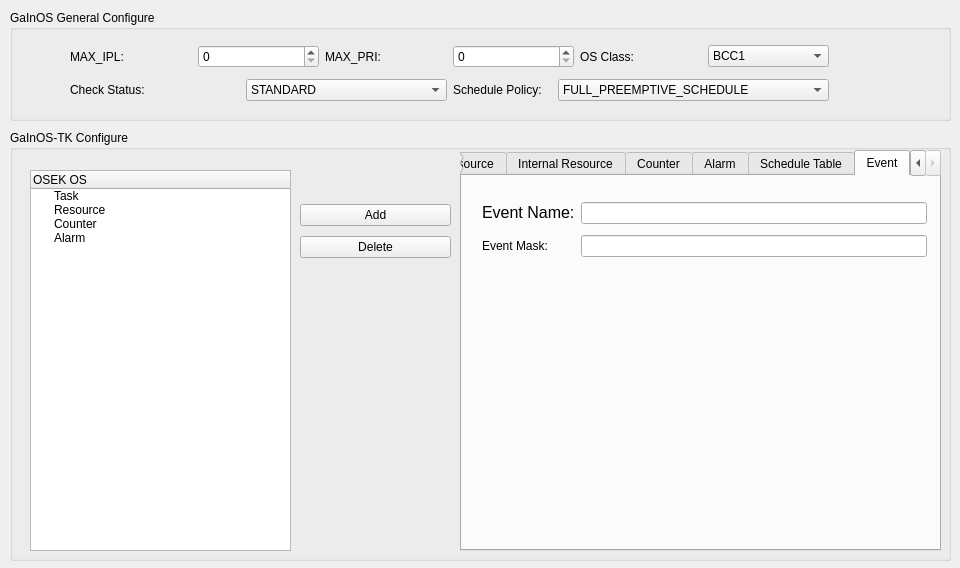
<?xml version="1.0" encoding="UTF-8"?>
<ui version="4.0">
 <class>cd_gainos_tk_os</class>
 <widget class="QDialog" name="cd_gainos_tk_os">
  <property name="geometry">
   <rect>
    <x>0</x>
    <y>0</y>
    <width>960</width>
    <height>568</height>
   </rect>
  </property>
  <property name="windowTitle">
   <string>Dialog</string>
  </property>
  <property name="styleSheet">
   <string notr="true">font: 12pt &quot;Consolas&quot;;</string>
  </property>
  <widget class="QGroupBox" name="groupBox">
   <property name="geometry">
    <rect>
     <x>10</x>
     <y>10</y>
     <width>941</width>
     <height>111</height>
    </rect>
   </property>
   <property name="styleSheet">
    <string notr="true">font: 12pt &quot;Consolas&quot;;</string>
   </property>
   <property name="title">
    <string>GaInOS General Configure</string>
   </property>
   <widget class="QWidget" name="layoutWidget">
    <property name="geometry">
     <rect>
      <x>60</x>
      <y>30</y>
      <width>759</width>
      <height>66</height>
     </rect>
    </property>
    <layout class="QVBoxLayout" name="verticalLayout_2">
     <item>
      <layout class="QHBoxLayout" name="horizontalLayout_4">
       <item>
        <layout class="QHBoxLayout" name="horizontalLayout">
         <item>
          <widget class="QLabel" name="label">
           <property name="text">
            <string>MAX_IPL:</string>
           </property>
          </widget>
         </item>
         <item>
          <widget class="QSpinBox" name="spbxMaxIpl">
           <property name="minimumSize">
            <size>
             <width>91</width>
             <height>0</height>
            </size>
           </property>
           <property name="toolTip">
            <string/>
           </property>
          </widget>
         </item>
        </layout>
       </item>
       <item>
        <layout class="QHBoxLayout" name="horizontalLayout_2">
         <item>
          <widget class="QLabel" name="label_2">
           <property name="text">
            <string>MAX_PRI:</string>
           </property>
          </widget>
         </item>
         <item>
          <widget class="QSpinBox" name="spbxMaxPrio">
           <property name="minimumSize">
            <size>
             <width>91</width>
             <height>0</height>
            </size>
           </property>
           <property name="toolTip">
            <string>&lt;!DOCTYPE HTML PUBLIC &quot;-//W3C//DTD HTML 4.0//EN&quot; &quot;http://www.w3.org/TR/REC-html40/strict.dtd&quot;&gt;
&lt;html&gt;&lt;head&gt;&lt;meta name=&quot;qrichtext&quot; content=&quot;1&quot; /&gt;&lt;style type=&quot;text/css&quot;&gt;
p, li { white-space: pre-wrap; }
&lt;/style&gt;&lt;/head&gt;&lt;body style=&quot; font-family:'Consolas'; font-size:12pt; font-weight:400; font-style:normal;&quot;&gt;
&lt;table border=&quot;0&quot; style=&quot;-qt-table-type: root; margin-top:4px; margin-bottom:4px; margin-left:4px; margin-right:4px;&quot;&gt;
&lt;tr&gt;
&lt;td style=&quot;border: none;&quot;&gt;
&lt;p style=&quot;-qt-paragraph-type:empty; margin-top:0px; margin-bottom:0px; margin-left:0px; margin-right:0px; -qt-block-indent:0; text-indent:0px; font-family:'Monospace';&quot;&gt;&lt;/p&gt;&lt;/td&gt;&lt;/tr&gt;&lt;/table&gt;&lt;/body&gt;&lt;/html&gt;</string>
           </property>
          </widget>
         </item>
        </layout>
       </item>
       <item>
        <layout class="QHBoxLayout" name="horizontalLayout_3">
         <item>
          <widget class="QLabel" name="label_3">
           <property name="text">
            <string>OS Class:</string>
           </property>
          </widget>
         </item>
         <item>
          <widget class="QComboBox" name="cmbxOSConfCls">
           <property name="minimumSize">
            <size>
             <width>71</width>
             <height>0</height>
            </size>
           </property>
           <property name="toolTip">
            <string/>
           </property>
           <item>
            <property name="text">
             <string>BCC1</string>
            </property>
           </item>
           <item>
            <property name="text">
             <string>BCC2</string>
            </property>
           </item>
           <item>
            <property name="text">
             <string>ECC1</string>
            </property>
           </item>
           <item>
            <property name="text">
             <string>ECC2</string>
            </property>
           </item>
          </widget>
         </item>
        </layout>
       </item>
      </layout>
     </item>
     <item>
      <layout class="QHBoxLayout" name="horizontalLayout_8">
       <item>
        <layout class="QHBoxLayout" name="horizontalLayout_5">
         <item>
          <widget class="QLabel" name="label_4">
           <property name="text">
            <string>Check Status:</string>
           </property>
          </widget>
         </item>
         <item>
          <widget class="QComboBox" name="cmbxStatus">
           <property name="minimumSize">
            <size>
             <width>201</width>
             <height>0</height>
            </size>
           </property>
           <property name="maximumSize">
            <size>
             <width>210</width>
             <height>16777215</height>
            </size>
           </property>
           <property name="toolTip">
            <string/>
           </property>
           <item>
            <property name="text">
             <string>STANDARD</string>
            </property>
           </item>
           <item>
            <property name="text">
             <string>EXTEND</string>
            </property>
           </item>
          </widget>
         </item>
        </layout>
       </item>
       <item>
        <layout class="QHBoxLayout" name="horizontalLayout_7">
         <item>
          <widget class="QLabel" name="label_9">
           <property name="text">
            <string>Schedule Policy:</string>
           </property>
          </widget>
         </item>
         <item>
          <widget class="QComboBox" name="cmbxSchedPolicy">
           <property name="minimumSize">
            <size>
             <width>271</width>
             <height>0</height>
            </size>
           </property>
           <property name="toolTip">
            <string/>
           </property>
           <item>
            <property name="text">
             <string>FULL_PREEMPTIVE_SCHEDULE</string>
            </property>
           </item>
           <item>
            <property name="text">
             <string>MIXED_PREEMPTIVE_SCHEDULE</string>
            </property>
           </item>
           <item>
            <property name="text">
             <string>NONE_PREEMPTIVE_SCHEDULE</string>
            </property>
           </item>
          </widget>
         </item>
        </layout>
       </item>
      </layout>
     </item>
    </layout>
   </widget>
  </widget>
  <widget class="QGroupBox" name="groupBox_2">
   <property name="geometry">
    <rect>
     <x>10</x>
     <y>130</y>
     <width>941</width>
     <height>431</height>
    </rect>
   </property>
   <property name="title">
    <string>GaInOS-TK Configure</string>
   </property>
   <widget class="QTabWidget" name="tblGaInOsCfg">
    <property name="geometry">
     <rect>
      <x>450</x>
      <y>20</y>
      <width>481</width>
      <height>401</height>
     </rect>
    </property>
    <property name="whatsThis">
     <string>&lt;html&gt;&lt;head/&gt;&lt;body&gt;&lt;p&gt;&lt;br/&gt;&lt;/p&gt;&lt;/body&gt;&lt;/html&gt;</string>
    </property>
    <property name="currentIndex">
     <number>6</number>
    </property>
    <widget class="QWidget" name="tabTask">
     <attribute name="title">
      <string>Task</string>
     </attribute>
     <widget class="QWidget" name="layoutWidget_5">
      <property name="geometry">
       <rect>
        <x>20</x>
        <y>20</y>
        <width>360</width>
        <height>231</height>
       </rect>
      </property>
      <layout class="QGridLayout" name="gridLayout">
       <item row="0" column="0">
        <widget class="QLabel" name="label_5">
         <property name="text">
          <string>&lt;html&gt;&lt;head/&gt;&lt;body&gt;&lt;p&gt;Task Name:&lt;/p&gt;&lt;/body&gt;&lt;/html&gt;</string>
         </property>
        </widget>
       </item>
       <item row="0" column="1" colspan="4">
        <widget class="QLineEdit" name="leTskName">
         <property name="text">
          <string>vTask</string>
         </property>
        </widget>
       </item>
       <item row="1" column="0" colspan="2">
        <widget class="QLabel" name="label_8">
         <property name="text">
          <string>&lt;html&gt;&lt;head/&gt;&lt;body&gt;&lt;p&gt;Task Stack Size:&lt;/p&gt;&lt;/body&gt;&lt;/html&gt;</string>
         </property>
        </widget>
       </item>
       <item row="1" column="2" colspan="3">
        <widget class="QSpinBox" name="spbxTskStkSize">
         <property name="minimumSize">
          <size>
           <width>101</width>
           <height>0</height>
          </size>
         </property>
         <property name="toolTip">
          <string/>
         </property>
        </widget>
       </item>
       <item row="2" column="1" colspan="3">
        <widget class="QComboBox" name="cmbxTskType">
         <property name="minimumSize">
          <size>
           <width>111</width>
           <height>0</height>
          </size>
         </property>
         <property name="toolTip">
          <string/>
         </property>
         <property name="currentIndex">
          <number>0</number>
         </property>
         <item>
          <property name="text">
           <string>BASIC_TASK</string>
          </property>
         </item>
         <item>
          <property name="text">
           <string>EXTEND_TASK</string>
          </property>
         </item>
        </widget>
       </item>
       <item row="3" column="0" colspan="2">
        <widget class="QLabel" name="label_7">
         <property name="text">
          <string>Task Priority:</string>
         </property>
        </widget>
       </item>
       <item row="3" column="3" colspan="2">
        <widget class="QSpinBox" name="spbxTskPrio">
         <property name="minimumSize">
          <size>
           <width>101</width>
           <height>0</height>
          </size>
         </property>
         <property name="toolTip">
          <string/>
         </property>
        </widget>
       </item>
       <item row="4" column="0" colspan="4">
        <widget class="QLabel" name="label_10">
         <property name="text">
          <string>Task Max Activate Count:</string>
         </property>
        </widget>
       </item>
       <item row="4" column="4">
        <widget class="QSpinBox" name="spbxTskMaxActivateCount">
         <property name="minimumSize">
          <size>
           <width>91</width>
           <height>0</height>
          </size>
         </property>
         <property name="toolTip">
          <string/>
         </property>
        </widget>
       </item>
       <item row="5" column="0" colspan="3">
        <widget class="QCheckBox" name="cbxTskAutoStart">
         <property name="text">
          <string>Task Auto-Start</string>
         </property>
        </widget>
       </item>
       <item row="6" column="0" colspan="3">
        <widget class="QCheckBox" name="cbxTskPreemtable">
         <property name="text">
          <string>Task Preemtable</string>
         </property>
        </widget>
       </item>
       <item row="2" column="0">
        <widget class="QLabel" name="label_22">
         <property name="text">
          <string>&lt;html&gt;&lt;head/&gt;&lt;body&gt;&lt;p&gt;Task Type:&lt;/p&gt;&lt;/body&gt;&lt;/html&gt;</string>
         </property>
        </widget>
       </item>
      </layout>
     </widget>
    </widget>
    <widget class="QWidget" name="tabRes">
     <attribute name="title">
      <string>Resource</string>
     </attribute>
     <widget class="QWidget" name="layoutWidget_6">
      <property name="geometry">
       <rect>
        <x>20</x>
        <y>20</y>
        <width>374</width>
        <height>66</height>
       </rect>
      </property>
      <layout class="QGridLayout" name="gridLayout_2">
       <item row="0" column="0">
        <widget class="QLabel" name="label_11">
         <property name="text">
          <string>&lt;html&gt;&lt;head/&gt;&lt;body&gt;&lt;p&gt;Resource Name:&lt;/p&gt;&lt;/body&gt;&lt;/html&gt;</string>
         </property>
        </widget>
       </item>
       <item row="0" column="1" colspan="2">
        <widget class="QLineEdit" name="leResName">
         <property name="minimumSize">
          <size>
           <width>231</width>
           <height>0</height>
          </size>
         </property>
         <property name="text">
          <string>vRes1</string>
         </property>
        </widget>
       </item>
       <item row="1" column="0" colspan="2">
        <widget class="QLabel" name="label_12">
         <property name="text">
          <string>&lt;html&gt;&lt;head/&gt;&lt;body&gt;&lt;p&gt;Resource Ceiling Priority:&lt;/p&gt;&lt;/body&gt;&lt;/html&gt;</string>
         </property>
        </widget>
       </item>
       <item row="1" column="2">
        <widget class="QSpinBox" name="spbxResCeilPrio">
         <property name="minimumSize">
          <size>
           <width>91</width>
           <height>0</height>
          </size>
         </property>
         <property name="toolTip">
          <string/>
         </property>
        </widget>
       </item>
      </layout>
     </widget>
    </widget>
    <widget class="QWidget" name="tabInRes">
     <attribute name="title">
      <string>Internal Resource</string>
     </attribute>
     <widget class="QTreeWidget" name="trInResAssignedTask">
      <property name="geometry">
       <rect>
        <x>20</x>
        <y>100</y>
        <width>171</width>
        <height>171</height>
       </rect>
      </property>
      <column>
       <property name="text">
        <string>Assigned To Task...</string>
       </property>
      </column>
     </widget>
     <widget class="QTreeWidget" name="trInResAvailableTask">
      <property name="geometry">
       <rect>
        <x>290</x>
        <y>100</y>
        <width>171</width>
        <height>171</height>
       </rect>
      </property>
      <column>
       <property name="text">
        <string notr="true">Available Task...</string>
       </property>
      </column>
     </widget>
     <widget class="QWidget" name="layoutWidget_7">
      <property name="geometry">
       <rect>
        <x>200</x>
        <y>140</y>
        <width>87</width>
        <height>66</height>
       </rect>
      </property>
      <layout class="QGridLayout" name="gridLayout_7">
       <item row="0" column="0">
        <widget class="QPushButton" name="btnInResAdd">
         <property name="text">
          <string>&lt;&lt;--</string>
         </property>
        </widget>
       </item>
       <item row="1" column="0">
        <widget class="QPushButton" name="btnInResRemove">
         <property name="text">
          <string>--&gt;&gt;</string>
         </property>
        </widget>
       </item>
      </layout>
     </widget>
     <widget class="QWidget" name="layoutWidget_8">
      <property name="geometry">
       <rect>
        <x>21</x>
        <y>21</y>
        <width>436</width>
        <height>66</height>
       </rect>
      </property>
      <layout class="QGridLayout" name="gridLayout_3">
       <item row="0" column="0">
        <widget class="QLabel" name="label_13">
         <property name="text">
          <string>&lt;html&gt;&lt;head/&gt;&lt;body&gt;&lt;p&gt;Internal Resource Name:&lt;/p&gt;&lt;/body&gt;&lt;/html&gt;</string>
         </property>
        </widget>
       </item>
       <item row="0" column="1" colspan="2">
        <widget class="QLineEdit" name="leInResName">
         <property name="text">
          <string>vInRes1</string>
         </property>
        </widget>
       </item>
       <item row="1" column="0" colspan="2">
        <widget class="QLabel" name="label_14">
         <property name="text">
          <string>&lt;html&gt;&lt;head/&gt;&lt;body&gt;&lt;p&gt;Internal Resource Ceiling Priority:&lt;/p&gt;&lt;/body&gt;&lt;/html&gt;</string>
         </property>
        </widget>
       </item>
       <item row="1" column="2">
        <widget class="QSpinBox" name="spbxInResCeilPrio">
         <property name="minimumSize">
          <size>
           <width>91</width>
           <height>0</height>
          </size>
         </property>
         <property name="toolTip">
          <string/>
         </property>
        </widget>
       </item>
      </layout>
     </widget>
    </widget>
    <widget class="QWidget" name="tabCnt">
     <attribute name="title">
      <string>Counter</string>
     </attribute>
     <widget class="QWidget" name="layoutWidget_9">
      <property name="geometry">
       <rect>
        <x>20</x>
        <y>30</y>
        <width>420</width>
        <height>136</height>
       </rect>
      </property>
      <layout class="QGridLayout" name="gridLayout_4">
       <item row="0" column="0">
        <widget class="QLabel" name="label_15">
         <property name="text">
          <string>&lt;html&gt;&lt;head/&gt;&lt;body&gt;&lt;p&gt;Counter Name:&lt;/p&gt;&lt;/body&gt;&lt;/html&gt;</string>
         </property>
        </widget>
       </item>
       <item row="0" column="1" colspan="3">
        <widget class="QLineEdit" name="leCntName">
         <property name="minimumSize">
          <size>
           <width>231</width>
           <height>0</height>
          </size>
         </property>
         <property name="text">
          <string>vCnt1</string>
         </property>
        </widget>
       </item>
       <item row="1" column="0" colspan="2">
        <widget class="QLabel" name="label_16">
         <property name="text">
          <string>&lt;html&gt;&lt;head/&gt;&lt;body&gt;&lt;p&gt;Counter Max Allowed Value:&lt;/p&gt;&lt;/body&gt;&lt;/html&gt;</string>
         </property>
        </widget>
       </item>
       <item row="1" column="2" colspan="2">
        <widget class="QSpinBox" name="spbxCntMaxAllowedValue">
         <property name="minimumSize">
          <size>
           <width>91</width>
           <height>0</height>
          </size>
         </property>
         <property name="toolTip">
          <string/>
         </property>
         <property name="minimum">
          <number>1</number>
         </property>
         <property name="maximum">
          <number>65535</number>
         </property>
        </widget>
       </item>
       <item row="2" column="0" colspan="2">
        <widget class="QLabel" name="label_17">
         <property name="text">
          <string>&lt;html&gt;&lt;head/&gt;&lt;body&gt;&lt;p&gt;Counter Ticks Per Base:&lt;/p&gt;&lt;/body&gt;&lt;/html&gt;</string>
         </property>
        </widget>
       </item>
       <item row="2" column="2" colspan="2">
        <widget class="QSpinBox" name="spbxCntTickBase">
         <property name="minimumSize">
          <size>
           <width>91</width>
           <height>0</height>
          </size>
         </property>
         <property name="toolTip">
          <string/>
         </property>
         <property name="minimum">
          <number>1</number>
         </property>
         <property name="maximum">
          <number>65535</number>
         </property>
        </widget>
       </item>
       <item row="3" column="0" colspan="3">
        <widget class="QLabel" name="label_18">
         <property name="text">
          <string>&lt;html&gt;&lt;head/&gt;&lt;body&gt;&lt;p&gt;Counter Minimum Cycle:&lt;/p&gt;&lt;/body&gt;&lt;/html&gt;</string>
         </property>
        </widget>
       </item>
       <item row="3" column="3">
        <widget class="QSpinBox" name="spbxCntMinCycle">
         <property name="minimumSize">
          <size>
           <width>91</width>
           <height>0</height>
          </size>
         </property>
         <property name="toolTip">
          <string/>
         </property>
         <property name="minimum">
          <number>1</number>
         </property>
         <property name="maximum">
          <number>65535</number>
         </property>
        </widget>
       </item>
      </layout>
     </widget>
    </widget>
    <widget class="QWidget" name="tabAlm">
     <attribute name="title">
      <string>Alarm</string>
     </attribute>
     <widget class="QWidget" name="layoutWidget_10">
      <property name="geometry">
       <rect>
        <x>21</x>
        <y>21</y>
        <width>432</width>
        <height>206</height>
       </rect>
      </property>
      <layout class="QGridLayout" name="gridLayout_5">
       <item row="0" column="0">
        <widget class="QLabel" name="label_19">
         <property name="enabled">
          <bool>true</bool>
         </property>
         <property name="frameShape">
          <enum>QFrame::NoFrame</enum>
         </property>
         <property name="text">
          <string>&lt;html&gt;&lt;head/&gt;&lt;body&gt;&lt;p&gt;Alarm Name:&lt;/p&gt;&lt;/body&gt;&lt;/html&gt;</string>
         </property>
        </widget>
       </item>
       <item row="0" column="1" colspan="2">
        <widget class="QLineEdit" name="leAlarmName">
         <property name="enabled">
          <bool>true</bool>
         </property>
         <property name="minimumSize">
          <size>
           <width>231</width>
           <height>0</height>
          </size>
         </property>
         <property name="text">
          <string>vAlarm1</string>
         </property>
        </widget>
       </item>
       <item row="1" column="0">
        <widget class="QLabel" name="label_24">
         <property name="text">
          <string>&lt;html&gt;&lt;head/&gt;&lt;body&gt;&lt;p&gt;Alarm Owner:&lt;/p&gt;&lt;/body&gt;&lt;/html&gt;</string>
         </property>
        </widget>
       </item>
       <item row="1" column="1" colspan="2">
        <widget class="QComboBox" name="cmbxAlarmOwner">
         <property name="minimumSize">
          <size>
           <width>231</width>
           <height>0</height>
          </size>
         </property>
         <property name="toolTip">
          <string/>
         </property>
        </widget>
       </item>
       <item row="2" column="0">
        <widget class="QLabel" name="label_20">
         <property name="text">
          <string>&lt;html&gt;&lt;head/&gt;&lt;body&gt;&lt;p&gt;Alarm Type:&lt;/p&gt;&lt;/body&gt;&lt;/html&gt;</string>
         </property>
        </widget>
       </item>
       <item row="2" column="1" colspan="2">
        <widget class="QComboBox" name="cmbxAlarmType">
         <property name="minimumSize">
          <size>
           <width>231</width>
           <height>0</height>
          </size>
         </property>
         <property name="toolTip">
          <string/>
         </property>
         <item>
          <property name="text">
           <string>callback</string>
          </property>
         </item>
         <item>
          <property name="text">
           <string>task</string>
          </property>
         </item>
         <item>
          <property name="text">
           <string>event</string>
          </property>
         </item>
        </widget>
       </item>
       <item row="3" column="0" colspan="2">
        <widget class="QLabel" name="label_21">
         <property name="text">
          <string>&lt;html&gt;&lt;head/&gt;&lt;body&gt;&lt;p&gt;Alarm Callback Name:&lt;/p&gt;&lt;/body&gt;&lt;/html&gt;</string>
         </property>
        </widget>
       </item>
       <item row="3" column="2">
        <widget class="QLineEdit" name="leAlarmCbk">
         <property name="toolTip">
          <string/>
         </property>
         <property name="text">
          <string>vAlarm1Cbk</string>
         </property>
        </widget>
       </item>
       <item row="4" column="0" colspan="2">
        <widget class="QLabel" name="lblAlarmTask">
         <property name="text">
          <string>&lt;html&gt;&lt;head/&gt;&lt;body&gt;&lt;p&gt;Alarm Event Task:&lt;/p&gt;&lt;/body&gt;&lt;/html&gt;</string>
         </property>
        </widget>
       </item>
       <item row="4" column="2">
        <widget class="QComboBox" name="cmbxAlarmTask">
         <property name="minimumSize">
          <size>
           <width>231</width>
           <height>0</height>
          </size>
         </property>
         <property name="toolTip">
          <string/>
         </property>
        </widget>
       </item>
       <item row="5" column="0" colspan="2">
        <widget class="QLabel" name="label_23">
         <property name="text">
          <string>&lt;html&gt;&lt;head/&gt;&lt;body&gt;&lt;p&gt;Alarm Set Event:&lt;/p&gt;&lt;/body&gt;&lt;/html&gt;</string>
         </property>
        </widget>
       </item>
       <item row="5" column="2">
        <widget class="QComboBox" name="cmbxAlarmEvent">
         <property name="minimumSize">
          <size>
           <width>231</width>
           <height>0</height>
          </size>
         </property>
         <property name="toolTip">
          <string/>
         </property>
        </widget>
       </item>
      </layout>
     </widget>
    </widget>
    <widget class="QWidget" name="tab">
     <attribute name="title">
      <string>Schedule Table</string>
     </attribute>
     <widget class="QPushButton" name="btnCfgSchedEp">
      <property name="geometry">
       <rect>
        <x>120</x>
        <y>250</y>
        <width>211</width>
        <height>23</height>
       </rect>
      </property>
      <property name="text">
       <string>Configure Expiry Point</string>
      </property>
     </widget>
     <widget class="QWidget" name="layoutWidget_11">
      <property name="geometry">
       <rect>
        <x>50</x>
        <y>10</y>
        <width>351</width>
        <height>27</height>
       </rect>
      </property>
      <layout class="QHBoxLayout" name="horizontalLayout_6">
       <item>
        <widget class="QLabel" name="label_28">
         <property name="enabled">
          <bool>true</bool>
         </property>
         <property name="frameShape">
          <enum>QFrame::NoFrame</enum>
         </property>
         <property name="text">
          <string>&lt;!DOCTYPE HTML PUBLIC &quot;-//W3C//DTD HTML 4.0//EN&quot; &quot;http://www.w3.org/TR/REC-html40/strict.dtd&quot;&gt;
&lt;html&gt;&lt;head&gt;&lt;meta name=&quot;qrichtext&quot; content=&quot;1&quot; /&gt;&lt;style type=&quot;text/css&quot;&gt;
p, li { white-space: pre-wrap; }
&lt;/style&gt;&lt;/head&gt;&lt;body style=&quot; font-family:'Monospace'; font-size:12pt; font-weight:400; font-style:normal;&quot;&gt;
&lt;p style=&quot; margin-top:12px; margin-bottom:12px; margin-left:0px; margin-right:0px; -qt-block-indent:0; text-indent:0px;&quot;&gt;SchedTbl Name:&lt;/p&gt;&lt;/body&gt;&lt;/html&gt;</string>
         </property>
        </widget>
       </item>
       <item>
        <widget class="QLineEdit" name="leSchedTblName">
         <property name="enabled">
          <bool>true</bool>
         </property>
         <property name="minimumSize">
          <size>
           <width>231</width>
           <height>0</height>
          </size>
         </property>
         <property name="text">
          <string>vSchedTbl</string>
         </property>
        </widget>
       </item>
      </layout>
     </widget>
     <widget class="QPlainTextEdit" name="pteSchedTblInfo">
      <property name="geometry">
       <rect>
        <x>10</x>
        <y>50</y>
        <width>451</width>
        <height>191</height>
       </rect>
      </property>
     </widget>
    </widget>
    <widget class="QWidget" name="tabEvent">
     <attribute name="title">
      <string>Event</string>
     </attribute>
     <widget class="QWidget" name="layoutWidget_12">
      <property name="geometry">
       <rect>
        <x>20</x>
        <y>21</y>
        <width>445</width>
        <height>66</height>
       </rect>
      </property>
      <layout class="QGridLayout" name="gridLayout_6">
       <item row="0" column="0">
        <widget class="QLabel" name="label_25">
         <property name="text">
          <string>&lt;html&gt;&lt;head/&gt;&lt;body&gt;&lt;p&gt;&lt;span style=&quot; font-size:12pt;&quot;&gt;Event Name:&lt;/span&gt;&lt;/p&gt;&lt;/body&gt;&lt;/html&gt;</string>
         </property>
        </widget>
       </item>
       <item row="0" column="1">
        <widget class="QLineEdit" name="leEventName">
         <property name="minimumSize">
          <size>
           <width>331</width>
           <height>0</height>
          </size>
         </property>
        </widget>
       </item>
       <item row="1" column="0">
        <widget class="QLabel" name="label_26">
         <property name="text">
          <string>&lt;html&gt;&lt;head/&gt;&lt;body&gt;&lt;p&gt;Event Mask:&lt;/p&gt;&lt;/body&gt;&lt;/html&gt;</string>
         </property>
        </widget>
       </item>
       <item row="1" column="1">
        <widget class="QLineEdit" name="leEventMask">
         <property name="minimumSize">
          <size>
           <width>331</width>
           <height>0</height>
          </size>
         </property>
        </widget>
       </item>
      </layout>
     </widget>
    </widget>
   </widget>
   <widget class="QTreeWidget" name="trModule">
    <property name="geometry">
     <rect>
      <x>20</x>
      <y>40</y>
      <width>261</width>
      <height>381</height>
     </rect>
    </property>
    <column>
     <property name="text">
      <string>OSEK OS</string>
     </property>
    </column>
    <item>
     <property name="text">
      <string>Task</string>
     </property>
    </item>
    <item>
     <property name="text">
      <string>Resource</string>
     </property>
    </item>
    <item>
     <property name="text">
      <string>Counter</string>
     </property>
    </item>
    <item>
     <property name="text">
      <string>Alarm</string>
     </property>
    </item>
   </widget>
   <widget class="QWidget" name="layoutWidget">
    <property name="geometry">
     <rect>
      <x>290</x>
      <y>70</y>
      <width>151</width>
      <height>62</height>
     </rect>
    </property>
    <layout class="QVBoxLayout" name="verticalLayout">
     <item>
      <widget class="QPushButton" name="btnAdd">
       <property name="text">
        <string>Add</string>
       </property>
      </widget>
     </item>
     <item>
      <widget class="QPushButton" name="btnDel">
       <property name="text">
        <string>Delete</string>
       </property>
      </widget>
     </item>
    </layout>
   </widget>
   <zorder>layoutWidget</zorder>
   <zorder>tblGaInOsCfg</zorder>
   <zorder>trModule</zorder>
  </widget>
 </widget>
 <resources/>
 <connections/>
</ui>
